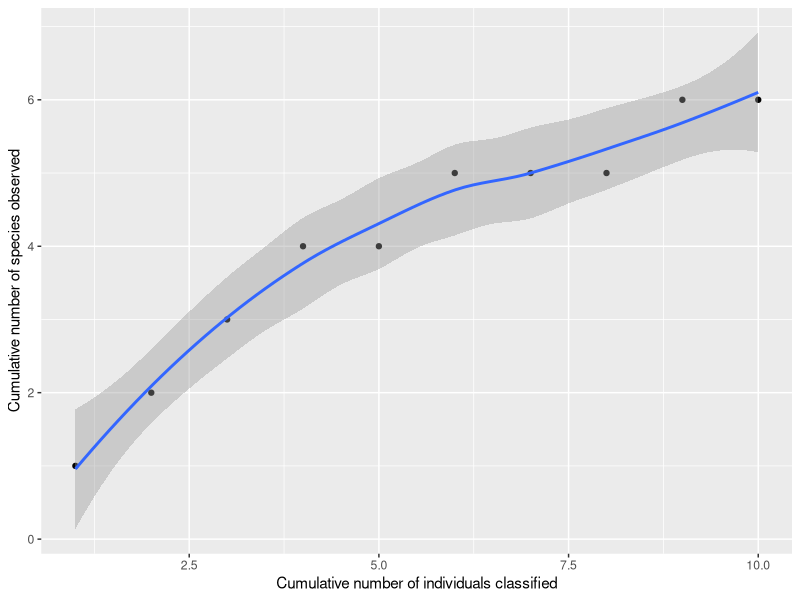
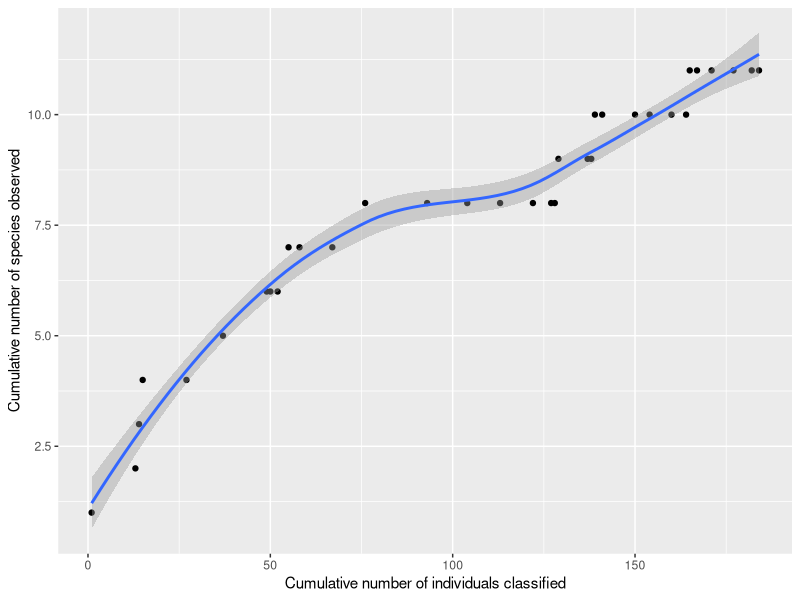

The R source for these figures, in order:
## ---- chunk 1
#To make tables
library(kableExtra)
library(knitr)
#To manipulate and plot data
library(tidyverse)
## ---- chunk 2
example_data1 = data.frame(
  number = c(1,2,3),
  name = c("lion", "tiger", "bear"),
  characteristics = c("brown cat", "striped cat", "not a cat"),
  occurences = c(2, 4, 1)
)
## ---- chunk 3
example_data1 %>% 
  kable("html") %>%
  kable_styling(bootstrap_options = "striped", font_size = 10, full_width = F)
## ---- chunk 4
candy_counts = read.table(file="Candy_community.csv", header=TRUE, sep=",", na.strings=c("NAN", "NA", "."))
candy_table = candy_counts %>% kable("html")

#The collection of microbial cells from seawater does not represent the actual diversity of microorganisms inhabtigin waters along the Line-P transect. Many were missed, especially if the abundance was low for those species in the first place.
## ---- chunk 5
example_data2 = data.frame(
  x = c(1,2,3,4,5,6,7,8,9,10),
  y = c(1,2,3,4,4,5,5,5,6,6)
)
## ---- chunk 6
ggplot(example_data2, aes(x=x, y=y)) +
  geom_point() +
  geom_smooth() +
  labs(x="Cumulative number of individuals classified", y="Cumulative number of species observed")
## ---- chunk 7
candy_count_collector = data.frame(
  x = c(1,13,14,15,27,37,49,50,52,55,58,67,76,93,104,113,122,127,128,129,137,138,139,141,150,154,160,164,165,167,171,177,182,184),
  y = c(1,2,3,4,4,5,6,6,6,7,7,7,8,8,8,8,8,8,8,9,9,9,10,10,10,10,10,10,11,11,11,11,11,11)
)

ggplot(candy_count_collector, aes(x=x, y=y)) +
  geom_point() +
  geom_smooth() +
  labs(x="Cumulative number of individuals classified", y="Cumulative number of species observed")

# The curve flattens out at around 10 species, when the number of cells collected is 85.
# In the beginning and towards the end, sampling individuals increase the species moreso than in the middle. This is probably because at the start there is more chance to get cells that aren't of the same species. Likewise, near the end when there are only a few cells remaining, those cells from species that have few individuals will eventually be sampled. In the middle, there is a greater likelihood of sampling cells from the same species, which explains the plateaur near the centre of the curve.
## ---- chunk 8
species1 = 2/(2+4+1)
species2 = 4/(2+4+1)
species3 = 1/(2+4+1)

1 / (species1^2 + species2^2 + species3^2)
## ---- chunk 9
#Sample

Gummy_bear = 23/184
Gummy_sour_bears = 1/184
Gummy_Rods = 48/184
Large_gummy = 0/184
Gummy_sour_swirls = 1/184
Gummy_spiders = 0/184
Gummy_cokes= 0/184
Gummy_string = 0/184
Small_brick = 4/184
Large_brick = 0/184
Skittles = 49/184
MM = 49/184
Twizzlers = 0/184
Kisses = 1/184
Gummy_balls = 6/184
Gummy_fruit = 1/184
Mutated = 1/184

Simpsons = 1/ (Gummy_bear^2 + Gummy_sour_bears^2 + Gummy_Rods^2 + Large_gummy^2 + Gummy_sour_swirls^2 + Gummy_spiders^2 + Gummy_cokes^2 + Gummy_string^2 + Small_brick^2 + Large_brick^2 + Skittles^2 + MM^2 + Twizzlers^2 + Kisses^2 + Gummy_balls^2 + Gummy_fruit^2 + Mutated^2)
## ---- chunk 10
#Community

C_Gummy_bear = 105/793
C_Gummy_sour_bears = 3/793
C_Gummy_Rods = 174/793
C_Large_gummy = 2/793
C_Gummy_sour_swirls = 3/793
C_Gummy_spiders = 6/793
C_Gummy_cokes= 3/793
C_Gummy_string = 7/793
C_Small_brick = 15/793
C_Large_brick = 3/793
C_Skittles = 192/793
C_MM = 222/793
C_Twizzlers = 14/793
C_Kisses = 16/793
C_Gummy_balls = 24/793
C_Gummy_fruit = 2/793
C_Mutated = 2/793

C_Simpsons = 1/ (C_Gummy_bear^2 + C_Gummy_sour_bears^2 + C_Gummy_Rods^2 + C_Large_gummy^2 + C_Gummy_sour_swirls^2 + C_Gummy_spiders^2 + C_Gummy_cokes^2 + C_Gummy_string^2 + C_Small_brick^2 + C_Large_brick^2 + C_Skittles^2 + C_MM^2 + C_Twizzlers^2 + C_Kisses^2 + C_Gummy_balls^2 + C_Gummy_fruit^2 + C_Mutated^2)
## ---- chunk 11
3 + 1^2/(2*2)
## ---- chunk 12
#sample
11 + 5^2/(2*6)
## ---- chunk 13
#Community
17 + 5^2/(2*12)
## ---- chunk 14
library(vegan)
## ---- chunk 15
example_data1_diversity = 
  example_data1 %>% 
  select(name, occurences) %>% 
  spread(name, occurences)

example_data1_diversity

Candycount_sample = read.table(file="Candycount_sample.csv", header=TRUE, sep=",", na.strings=c("NAN", "NA", "."))

candy_diversity =
  Candycount_sample %>%
  select(Name, Count) %>%
  spread(Name, Count)

candy_diversity

Candycount_community= read.table(file="Candycount_community.csv", header=TRUE, sep=",", na.strings=c("NAN", "NA", "."))

candy_diversityC =
  Candycount_community %>%
  select(Name, Count) %>%
  spread(Name, Count)

candy_diversityC
## ---- chunk 16
diversity(example_data1_diversity, index="invsimpson")

diversity(candy_diversity, index="invsimpson")

diversity(candy_diversityC, index="invsimpson")
## ---- chunk 17
specpool(example_data1_diversity)

specpool(candy_diversity)

specpool(candy_diversityC)
